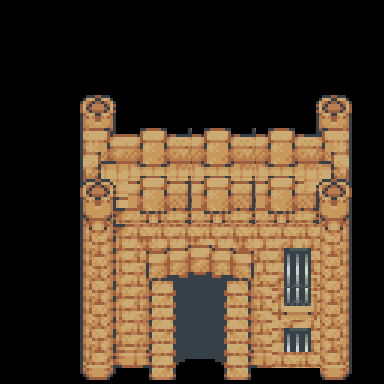

A level layout from a 2D game, rendered from its tile map. Below: a short description, then the map file with its tile-grid data intact:
An orthogonal 24x24 tile map with 16x16 px tiles, 1 tile layer (Tile Layer 1), 3 hidden layers not drawn, 3 tilesets.

<map version="1.2" tiledversion="1.2.1" orientation="orthogonal" renderorder="right-down" width="24" height="24" tilewidth="16" tileheight="16" infinite="0" nextlayerid="5" nextobjectid="1">
 <tileset firstgid="1" source="desert.tsx" />
 <tileset firstgid="100" source="tileB_desert.tsx" />
 <tileset firstgid="2404" source="tileA5_desert.tsx" />
 <layer id="4" name="Tile Layer 4" width="24" height="24" visible="0">
  <data encoding="csv">
2449,2449,2425,2425,2425,2425,2425,2425,2425,2425,2425,2425,2425,2425,2425,2425,2425,2425,2425,2425,2425,2425,2425,2426,
2473,2473,2449,2449,2449,2449,2449,2449,2449,2449,2449,2449,2449,2449,2449,2449,2449,2449,2449,2449,2449,2449,2425,2426,
2473,2474,2473,2473,2473,2473,2473,2473,2473,2473,2473,2473,2473,2473,2473,2473,2473,2473,2473,2473,2473,2425,2426,2427,
2425,2425,2425,2425,2425,2425,2425,2425,2425,2426,2427,2427,2427,2427,2427,2427,2427,2427,2427,2427,2427,2427,2427,2451,
2449,2449,2449,2449,2449,2449,2449,2449,2449,2425,2425,2425,2426,2427,2451,2451,2451,2451,2451,2451,2451,2451,2451,2475,
2473,2473,2473,2473,2473,2473,2473,2473,2473,2449,2449,2449,2425,2425,2425,2425,2426,2427,2475,2475,2475,2475,2475,2474,
2473,2474,2475,2475,2451,2425,2425,2425,2425,2473,2473,2473,2449,2449,2449,2449,2425,2425,2425,2426,2427,2449,2449,2473,
2449,2473,2474,2475,2475,2449,2449,2449,2449,2449,2449,2449,2473,2473,2473,2473,2449,2449,2449,2425,2425,2425,2425,2426,
2473,2473,2425,2449,2449,2473,2473,2473,2473,2473,2473,2473,2473,2473,2474,2475,2473,2473,2473,2449,2449,2449,2425,2425,
2425,2425,2449,2473,2473,2473,2474,2475,0,0,0,0,0,0,0,0,0,0,0,2473,2473,2473,2425,2426,
2449,2449,2473,2473,2474,2475,0,0,0,0,0,0,0,0,0,0,0,0,0,0,0,2407,2408,2409,
2473,2473,2474,2475,0,0,0,0,0,0,0,0,0,0,0,0,0,0,0,0,0,2431,2432,2433,
2425,2426,2427,2427,0,0,0,0,0,0,0,0,0,0,0,0,0,0,0,0,0,2455,2456,2457,
2449,2450,2451,2451,0,0,0,0,0,0,0,0,0,0,0,0,0,0,0,0,0,2425,2426,2427,
2473,2474,2475,2475,0,0,0,0,0,0,0,0,0,0,0,0,0,0,0,0,0,2425,2426,2427,
0,0,0,2425,2426,2427,0,0,0,0,0,0,0,0,0,0,0,0,0,0,0,2425,2426,2427,
0,0,0,2449,2450,2451,0,0,0,0,0,0,0,0,0,0,0,0,0,0,0,2425,2426,2427,
0,0,0,2473,2474,2475,0,0,0,0,0,0,0,0,0,0,0,0,0,0,0,2449,2425,2426,
2425,2426,2427,2425,2426,2427,0,0,0,0,0,0,0,0,0,0,0,0,0,0,0,2473,2425,2426,
2449,2450,2451,2449,2450,2451,0,0,0,0,0,0,0,0,0,0,0,0,0,0,0,2425,2426,2427,
2473,2474,2475,2473,2474,2475,0,0,0,0,0,0,0,0,0,0,0,0,0,0,0,2425,2426,2427,
2551,2552,2553,0,0,2425,2426,2427,0,0,0,0,0,0,0,0,0,0,0,0,0,2425,2426,2427,
2575,2576,2577,0,0,2449,2450,2451,2426,2427,2427,2427,2427,2427,2427,2427,2427,2427,2427,2427,2427,2427,2427,2427,
2599,2600,2601,0,0,2473,2474,2475,2450,2451,2451,2451,2451,2451,2451,2451,2451,2451,2451,2451,2451,2451,2451,2451
</data>
 </layer>
 <layer id="3" name="Tile Layer 3" width="24" height="24" visible="0">
  <data encoding="csv">
0,0,0,0,0,0,0,0,0,0,0,2423,2424,0,0,0,0,0,2423,2424,0,0,2560,2561,
0,0,0,0,0,2423,2424,0,0,0,0,2447,2448,0,0,0,0,0,2447,2448,0,0,2584,2585,
0,0,0,0,0,2447,2448,0,0,697,698,2471,2472,0,0,0,0,0,2471,2472,0,0,2608,2609,
0,0,0,0,0,2471,2472,0,0,745,746,747,0,2416,2417,2418,0,0,0,0,0,0,0,0,
0,0,0,0,0,0,0,0,0,793,794,795,0,2440,2441,2442,0,0,0,0,0,0,2416,2417,
0,0,0,0,0,0,0,0,0,841,842,843,0,0,694,695,696,0,0,0,0,0,2440,2441,
2424,0,2423,2424,0,0,0,0,0,889,890,891,0,0,742,743,744,0,0,0,0,0,0,0,
2448,0,2447,2448,0,0,0,0,0,937,938,939,0,0,790,791,792,0,0,0,0,2551,2552,2553,
2472,0,2471,2472,0,0,0,0,0,0,0,0,0,0,838,839,840,0,0,0,0,2575,2576,2577,
0,0,0,0,697,698,699,0,0,0,0,0,0,0,886,887,888,0,0,0,0,2599,2600,2601,
2416,2417,2418,0,745,746,747,0,0,0,0,0,0,0,934,935,936,0,0,0,0,0,0,0,
2440,2441,2442,0,793,794,795,0,0,0,0,0,0,0,0,0,0,0,0,0,0,0,0,0,
697,698,699,0,841,842,843,0,0,0,0,0,0,0,0,0,0,0,0,0,0,0,0,0,
745,746,747,0,889,890,891,0,0,0,0,0,0,0,0,0,0,0,0,0,0,0,0,0,
793,794,795,0,937,938,939,0,0,0,0,0,0,0,0,0,0,0,0,0,694,695,696,0,
841,842,843,0,0,0,0,0,0,0,0,0,0,0,0,0,0,0,0,0,742,743,744,0,
889,890,891,0,0,0,0,0,0,0,0,0,0,0,0,0,0,0,0,0,790,791,792,0,
937,938,939,0,0,0,0,0,0,0,0,0,0,0,0,0,0,0,0,0,838,839,840,0,
2423,2424,2416,2417,2418,0,0,0,0,0,0,0,0,0,0,0,0,0,0,0,886,887,2423,2424,
2447,2448,2440,2441,2442,0,0,0,0,0,0,0,0,0,0,0,0,0,0,0,934,935,2447,2448,
2471,2472,0,0,0,0,0,0,0,0,0,0,0,0,0,0,0,0,0,0,0,0,2471,2472,
2551,2552,2553,0,0,0,0,2423,2424,0,0,0,0,0,0,0,0,0,0,0,0,2479,2480,2481,
2575,2576,2577,0,0,0,0,2447,2448,0,0,2423,2424,0,0,2423,2424,2423,2424,0,0,2503,2504,2505,
2599,2600,2601,0,0,0,0,2471,2472,0,0,2447,2448,0,0,2447,2448,2447,2448,0,0,2527,2528,2529
</data>
 </layer>
 <layer id="2" name="Tile Layer 2" width="24" height="24" visible="0">
  <data encoding="csv">
0,0,0,0,0,0,0,0,0,0,0,0,0,0,0,0,0,0,0,0,0,0,0,0,
0,0,0,0,0,0,0,0,0,0,0,0,0,0,0,0,0,0,0,0,0,0,0,0,
0,2407,2408,2409,0,0,0,0,0,0,0,0,0,0,0,0,0,0,0,0,0,0,0,0,
0,2431,2432,2433,0,0,0,0,0,0,0,0,0,0,0,0,0,0,0,0,0,0,0,0,
0,2455,2456,2457,0,0,0,0,0,0,0,0,0,0,0,0,0,0,0,0,0,0,0,0,
0,0,0,0,0,0,0,0,0,0,0,0,0,0,0,0,0,0,0,0,0,0,0,0,
0,0,0,0,0,0,0,0,0,0,0,0,0,0,0,0,0,0,0,0,0,0,0,0,
0,0,0,0,0,0,0,0,0,0,0,0,0,0,0,0,0,0,0,0,0,0,0,0,
0,0,0,0,0,0,0,0,0,0,0,0,0,0,0,0,0,0,0,0,0,0,0,0,
0,0,0,0,0,0,0,0,0,0,0,0,0,0,0,0,0,0,0,0,0,0,0,0,
0,0,0,0,0,0,0,0,0,0,0,0,0,0,0,0,0,0,0,0,0,0,0,0,
0,0,0,0,0,0,0,0,0,0,0,0,0,0,0,0,0,0,0,0,0,0,0,0,
0,0,0,0,0,0,0,0,0,0,0,0,0,0,0,0,0,0,0,0,0,0,0,0,
0,0,0,0,0,0,0,0,0,0,0,0,0,0,0,0,0,0,0,0,0,0,0,0,
0,0,0,0,0,0,0,0,0,0,0,0,0,0,0,0,0,0,0,0,0,0,0,0,
0,0,0,0,0,0,0,0,0,0,0,0,0,0,0,0,0,0,0,0,0,0,0,0,
0,0,0,0,0,0,0,0,0,0,0,0,0,0,0,0,0,0,0,0,0,0,0,0,
0,0,0,0,0,0,0,0,0,0,0,0,0,0,0,0,0,0,0,0,0,0,0,0,
0,0,0,694,695,696,0,0,0,0,0,0,0,0,0,0,0,0,0,0,0,0,0,0,
0,0,0,742,743,744,0,0,0,0,0,0,0,0,0,0,0,0,0,0,0,0,0,0,
0,0,0,790,791,792,0,0,0,0,0,0,0,0,0,0,0,0,0,0,0,0,0,0,
0,0,0,838,839,840,0,0,0,0,0,0,0,0,0,0,0,0,0,0,0,0,0,0,
0,0,0,886,887,888,0,0,0,0,0,0,0,0,0,0,0,0,0,0,0,0,0,0,
0,0,0,934,935,936,0,0,0,0,0,0,0,0,0,0,0,0,0,0,0,0,0,0
</data>
 </layer>
 <layer id="1" name="Tile Layer 1" width="24" height="24">
  <data encoding="csv">
0,0,0,0,0,0,0,0,0,0,0,0,0,0,0,0,0,0,0,0,0,0,0,0,
0,0,0,0,0,0,0,0,0,0,0,0,0,0,0,0,0,0,0,0,0,0,0,0,
0,0,0,0,0,0,0,0,0,0,0,0,0,0,0,0,0,0,0,0,0,0,0,0,
0,0,0,0,0,0,0,0,0,0,0,0,0,0,0,0,0,0,0,0,0,0,0,0,
0,0,0,0,0,0,0,0,0,0,0,0,0,0,0,0,0,0,0,0,0,0,0,0,
0,0,0,0,0,2119,2120,2121,0,0,0,0,0,0,0,0,0,0,0,2125,2126,2127,0,0,
0,0,0,0,0,2167,2168,2169,0,0,0,0,0,0,0,0,0,0,0,2173,2174,2175,0,0,
0,0,0,0,0,2215,2216,2217,0,0,0,0,0,0,0,0,0,0,0,2221,2222,2223,0,0,
0,0,0,0,0,2263,2264,2265,2266,2267,2268,2269,2266,2267,2268,2269,2266,2267,2268,2269,2270,2271,0,0,
0,0,0,0,0,2311,2312,2313,2314,2315,2316,2317,2314,2315,2316,2317,2314,2315,2316,2317,2318,2319,0,0,
0,0,0,0,0,2359,2360,2361,2362,2363,2364,2365,2362,2363,2364,2365,2362,2363,2364,2365,2366,2367,0,0,
0,0,0,0,0,271,272,273,322,323,324,325,322,323,324,325,322,323,324,277,278,279,0,0,
0,0,0,0,0,319,320,321,370,371,372,373,370,371,372,373,370,371,372,373,326,327,0,0,
0,0,0,0,0,367,368,417,418,419,420,421,418,419,420,421,418,419,420,421,374,375,0,0,
0,0,0,0,0,415,416,417,424,425,426,427,428,429,430,431,432,1138,1139,1140,422,423,0,0,
0,0,0,0,0,463,464,465,472,473,474,475,476,477,478,479,480,1186,1187,1188,470,471,0,0,
0,0,0,0,0,511,512,513,520,521,522,523,524,525,526,527,528,1234,1235,1236,518,519,0,0,
0,0,0,0,0,559,560,561,568,569,570,571,572,573,574,575,576,1282,1283,1284,566,567,0,0,
0,0,0,0,0,607,608,609,616,617,618,619,620,621,622,623,624,1282,1283,1284,614,615,0,0,
0,0,0,0,0,655,656,657,664,665,666,667,668,669,670,671,672,1330,1331,1332,662,663,0,0,
0,0,0,0,0,703,704,705,712,713,714,715,716,717,718,719,720,1042,1043,1044,710,711,0,0,
0,0,0,0,0,751,752,753,760,761,762,763,764,765,766,767,768,1090,1091,1092,758,759,0,0,
0,0,0,0,0,799,800,801,808,809,810,811,812,813,814,815,816,1138,1139,1140,806,807,0,0,
0,0,0,0,0,847,848,849,856,857,858,859,860,861,862,863,864,0,0,0,854,855,0,0
</data>
 </layer>
</map>
